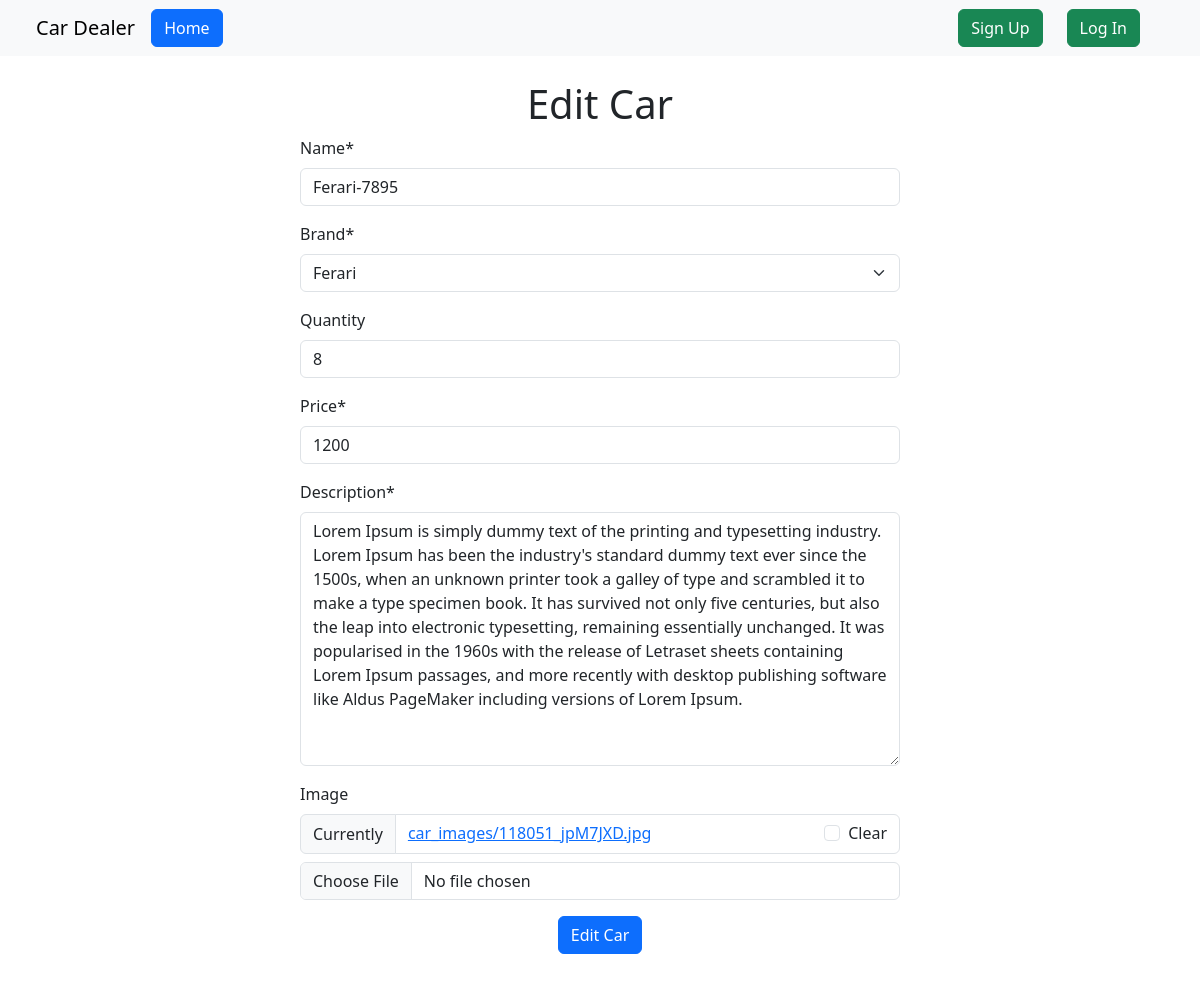
The app's page /car/edit_car/3, older data.
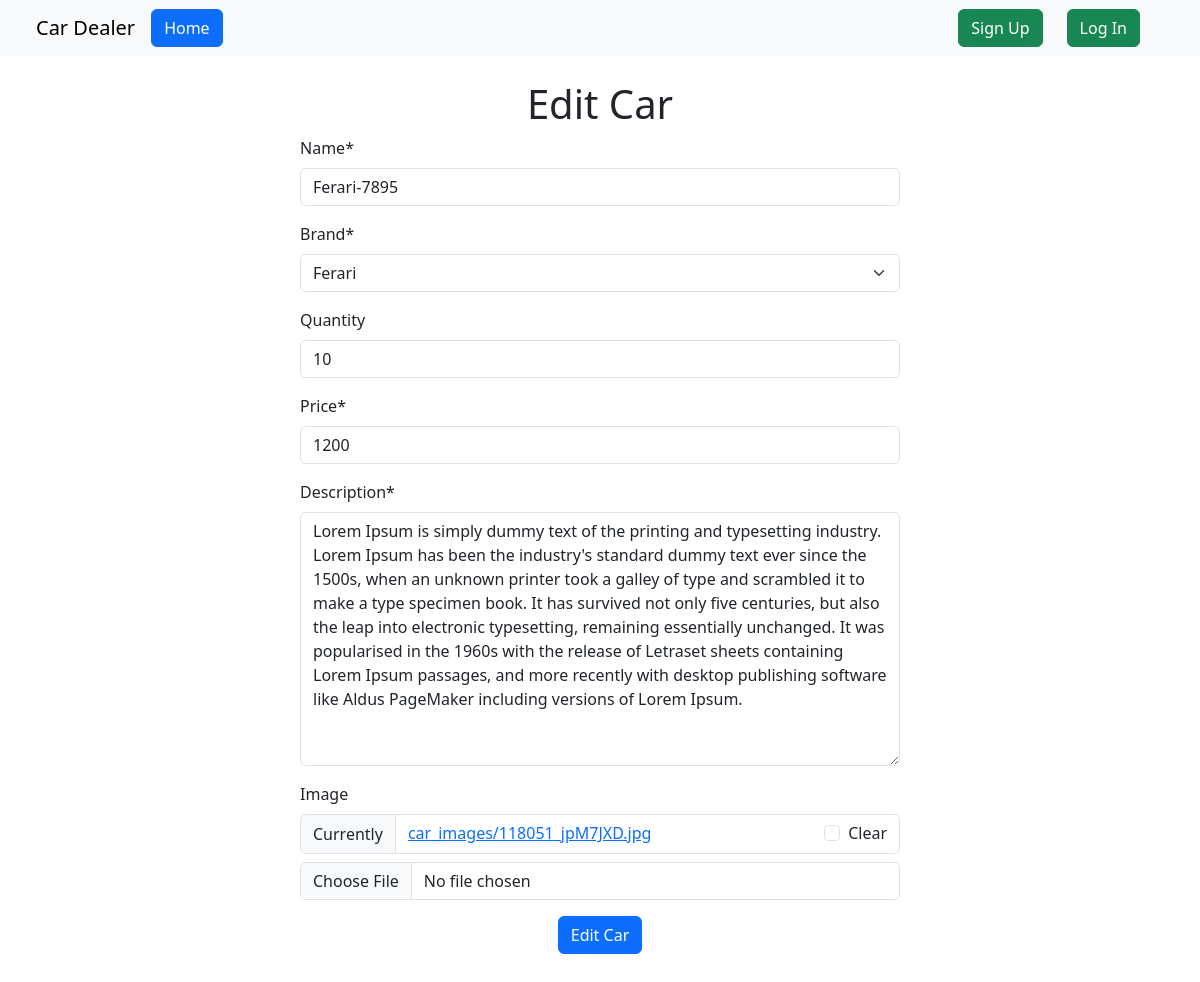
The same page, newer data.
### car_model/models.py (models this page shows, shortened)
class CarModel(models.Model):
    name = models.CharField(max_length=100)
    brand = models.ForeignKey(Brand, on_delete=models.CASCADE)
    price = models.IntegerField()
    quantity = models.IntegerField(blank=True, null=True)
    description = models.TextField()
    image = models.ImageField(upload_to='car_images', blank=True, null=True)

class Brand(models.Model):
    name = models.CharField(max_length=100)
    description = models.TextField()
    image = models.ImageField(upload_to='brand_images', blank=True, null=True)
    def __str__(self):
        return self.name

### car_model/views.py (the view, shortened to what this page needs)
# urls.py: path('edit_car/<int:id>', EditCarView.as_view(), name='editCar'),
class EditCarView(UpdateView):
    model = CarModel
    form_class = CarModelForm
    template_name = 'add_car.html'
    success_url = reverse_lazy('home')
    pk_url_kwarg = 'id'
    def get_context_data(self, **kwargs):
        context = super().get_context_data(**kwargs)
        context['type'] = 'Edit Car'
        return context

### car_model/forms.py
class CarModelForm(forms.ModelForm):
    class Meta:
        model = CarModel
        fields = ['name', 'brand', 'quantity', 'price', 'description', 'image']

### car_model/templates/add_car.html (shortened to what this page needs)
{% extends 'base.html' %}
{% load static %}
{% load crispy_forms_tags %}
{% block content %}
<h1 class="text-center mt-4"> {{type}}</h1>
<form method="post" action="" enctype="multipart/form-data" class="w-50 m-auto mb-5">
    {{ form | crispy }}
    <div class="d-flex justify-content-center align-items-center">
        <button type="submit" class="btn btn-primary">{{type}}</button>
    </div>
</form>
{% endblock %}

Row changes from the older to the newer data that the page shows:
changed CarModel "Ferari": quantity "8" → "10"
